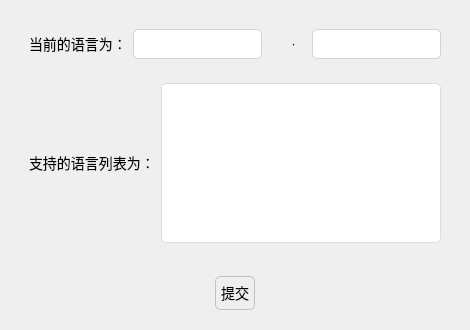
<?xml version="1.0" encoding="UTF-8"?>
<ui version="4.0">
 <class>Page5</class>
 <widget class="QWidget" name="Page5">
  <property name="geometry">
   <rect>
    <x>0</x>
    <y>0</y>
    <width>470</width>
    <height>330</height>
   </rect>
  </property>
  <property name="windowTitle">
   <string>Form</string>
  </property>
  <layout class="QVBoxLayout" name="verticalLayout">
   <item>
    <widget class="QWidget" name="widget_3" native="true">
     <layout class="QVBoxLayout" name="verticalLayout_2">
      <item>
       <widget class="QWidget" name="widget" native="true">
        <layout class="QHBoxLayout" name="horizontalLayout">
         <item>
          <widget class="QLabel" name="label">
           <property name="styleSheet">
            <string notr="true"> font-size: 14px;</string>
           </property>
           <property name="text">
            <string>当前的语言为：</string>
           </property>
          </widget>
         </item>
         <item>
          <widget class="QLineEdit" name="lineEditFrom">
           <property name="styleSheet">
            <string notr="true">QLineEdit {
  border: 1px solid #d3d3d3;
  border-radius: 5px;
  padding: 5px;
  background-color: #ffffff;
  font-size: 14px;
}</string>
           </property>
          </widget>
         </item>
         <item>
          <widget class="QLabel" name="label_3">
           <property name="styleSheet">
            <string notr="true">image: url(:/res/transe.png);</string>
           </property>
           <property name="text">
            <string>       ·   </string>
           </property>
           <property name="alignment">
            <set>Qt::AlignCenter</set>
           </property>
          </widget>
         </item>
         <item>
          <widget class="QLineEdit" name="lineEditTo">
           <property name="styleSheet">
            <string notr="true">QLineEdit {
  border: 1px solid #d3d3d3;
  border-radius: 5px;
  padding: 5px;
  background-color: #ffffff;
  font-size: 14px;
}</string>
           </property>
          </widget>
         </item>
        </layout>
       </widget>
      </item>
      <item>
       <widget class="QWidget" name="widget_2" native="true">
        <layout class="QHBoxLayout" name="horizontalLayout_2">
         <item>
          <widget class="QLabel" name="label_2">
           <property name="styleSheet">
            <string notr="true"> font-size: 14px;</string>
           </property>
           <property name="text">
            <string>支持的语言列表为：</string>
           </property>
          </widget>
         </item>
         <item>
          <widget class="QListWidget" name="listWidget">
           <property name="styleSheet">
            <string notr="true">QListWidget {
  background-color: #ffffff;
  border: 1px solid #dcdcdc;
  color: #000000;
  border-radius: 5px;
}

QListWidget::item {
  border-bottom: 1px solid #eeeeee; /* 分隔线 */
  padding: 5px;
}

QListWidget::item:selected {
  background-color: #e1e1e1;
  color: #333333;
}

QListWidget::item:hover {
  background-color: #f2f2f2;
  color: #000000;
}
</string>
           </property>
          </widget>
         </item>
        </layout>
       </widget>
      </item>
     </layout>
    </widget>
   </item>
   <item>
    <widget class="QWidget" name="widget_4" native="true">
     <layout class="QHBoxLayout" name="horizontalLayout_3">
      <item>
       <spacer name="horizontalSpacer_3">
        <property name="orientation">
         <enum>Qt::Horizontal</enum>
        </property>
        <property name="sizeHint" stdset="0">
         <size>
          <width>40</width>
          <height>20</height>
         </size>
        </property>
       </spacer>
      </item>
      <item>
       <widget class="QPushButton" name="upLoad">
        <property name="styleSheet">
         <string notr="true">QPushButton {
  background-color: qlineargradient(x1:0, y1:0, x2:0, y2:1,
                                    stop:0 #f6f7fa, stop:1 #dadbde);
  border: 1px solid #bdc3c7;
  border-radius: 5px;
  padding: 5px;
  font-size: 14px;
  text-align: center;
}

QPushButton:hover {
  background-color: qlineargradient(x1:0, y1:0, x2:0, y2:1,
                                    stop:0 #e0e0e0, stop:1 #cecece);
}

QPushButton:pressed {
  background-color: qlineargradient(x1:0, y1:0, x2:0, y2:1,
                                    stop:0 #dadbde, stop:1 #f6f7fa);
  padding-left: 5px;
  padding-top: 5px;
}

QPushButton:disabled {
  background-color: #f6f7fa;
  border: 1px solid #bdc3c7;
  color: #bdc3c7;
}
</string>
        </property>
        <property name="text">
         <string>提交</string>
        </property>
       </widget>
      </item>
      <item>
       <spacer name="horizontalSpacer_4">
        <property name="orientation">
         <enum>Qt::Horizontal</enum>
        </property>
        <property name="sizeHint" stdset="0">
         <size>
          <width>40</width>
          <height>20</height>
         </size>
        </property>
       </spacer>
      </item>
     </layout>
    </widget>
   </item>
  </layout>
 </widget>
 <resources/>
 <connections/>
</ui>
